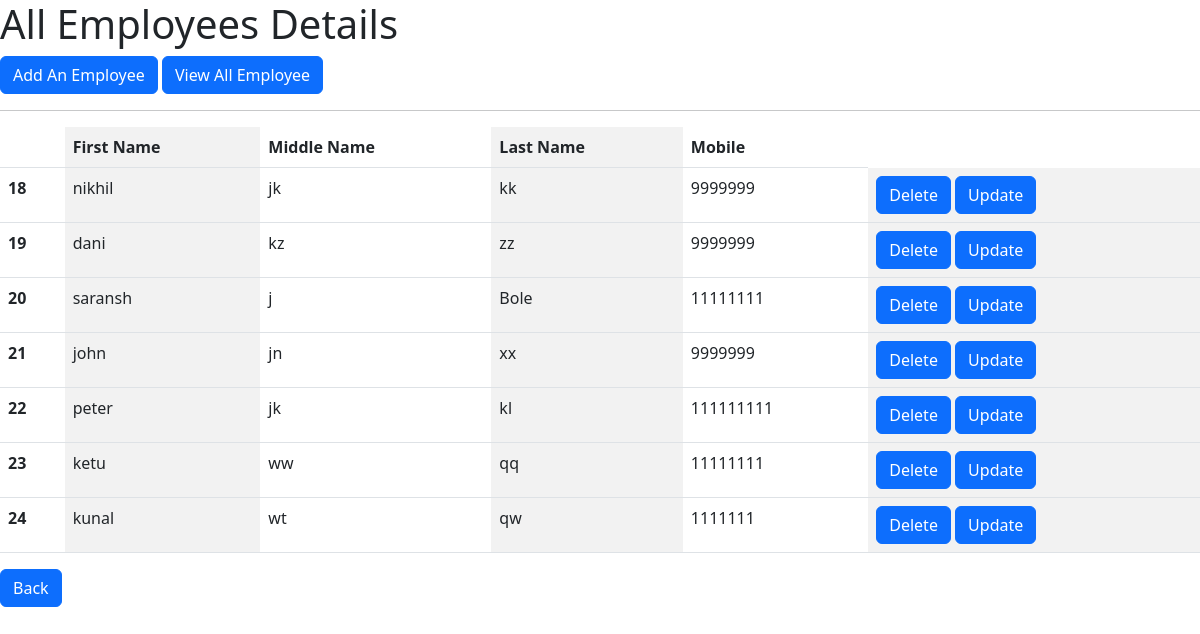
The page / on the database its author committed.
### polls/models.py (models this page shows, shortened)
class Employee(models.Model):
    firstname = models.CharField(max_length=100, null=False)
    middlename = models.CharField(max_length=100)
    lastname = models.CharField(max_length=100)
    gender = models.CharField(max_length=100)
    mobile = models.IntegerField(default=0)
    alt_no = models.IntegerField(default=0)
    email = models.CharField(max_length=100)
    blood = models.CharField(max_length=100)

### polls/views.py (the view)
# urls.py: path('', views.allemp, name='allemp'),
def allemp(request):
    emps = Employee.objects.all()
    context = {
        'emps':emps
    }
    return render(request,'allemp.html',context)

### polls/templates/allemp.html (shortened to what this page needs)
<!DOCTYPE html>
<html lang="en">
<head>
    <link href="https://cdn.jsdelivr.net/npm/bootstrap@5.2.0/dist/css/bootstrap.min.css" rel="stylesheet">
</head>
<body>
<h1>All Employees Details</h1>
<a class="btn btn-primary" href="/addemp" role="button">Add An Employee</a>
<a class="btn btn-primary" href="/viewall" role="button">View All Employee</a>
<table class="table table-striped-columns" >
    <hr>
        <thead>
        <tr>
            <th scope="col"></th>
            <th scope="col"> First Name</th>
            <th scope="col"> Middle Name</th>
            <th scope="col"> Last Name</th>
            <th scope="col"> Mobile</th>
        </tr>
        </thead>
        {% for emp in emps %}
        <tbody>
        <tr>
            <th scope="row"> {{emp.id}}</th>
            <td> {{emp.firstname}}</td>
            <td> {{emp.middlename}}</td>
            <td> {{emp.lastname}}</td>
            <td> {{emp.mobile}}</td>
            <td><a class="btn btn-primary" href="{% url 'polls:Deleteemp' emp.id %}" role="button">Delete</a>
            <a class="btn btn-primary" href="{% url 'polls:Updateemp' emp.id %}" role="button">Update</a></td>
        </tr>
        </tbody>
        {% endfor %}
    </table>
    <a class="btn btn-primary" href="/" role="button">Back</a>
</body>
</html>

### rows shown on the page
Employee: id "18", firstname "nikhil", middlename "jk", lastname "kk", mobile "9999999"
Employee: id "19", firstname "dani", middlename "kz", lastname "zz", mobile "9999999"
Employee: id "20", firstname "saransh", middlename "j", lastname "Bole", mobile "11111111"
Employee: id "21", firstname "john", middlename "jn", lastname "xx", mobile "9999999"
Employee: id "22", firstname "peter", middlename "jk", lastname "kl", mobile "111111111"
Employee: id "23", firstname "ketu", middlename "ww", lastname "qq", mobile "11111111"
Employee: id "24", firstname "kunal", middlename "wt", lastname "qw", mobile "1111111"
